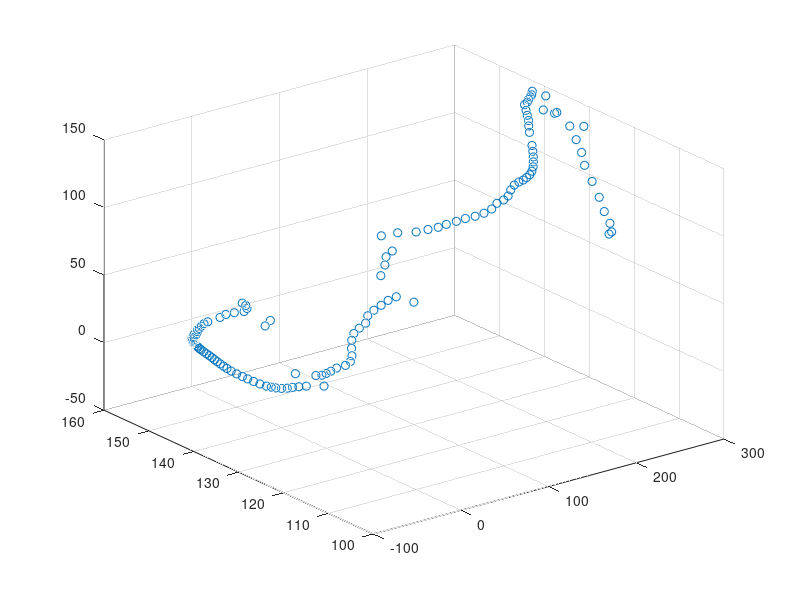

MATLAB code for this plot:
clear all
close all
clc

rawdata = xlsread('swipeRight.csv');
x = rawdata(:,1);
y = rawdata(:,2);
z = rawdata(:,3);
figure(1);
scatter3(x,y,z);

x_offset = x + abs(min(x));
y_offset = y + abs(min(y));
z_offset = z + abs(min(z));

x_normalize = x_offset/ max( abs(x_offset))
y_normalize = y_offset/ max( abs(y_offset))
z_normalize = z_offset/ max( abs(z_offset))

x_RGB = round(255 * x_normalize); %rounds each element of X to the nearest integer
y_RGB = round(255 * y_normalize);
z_RGB = round(255 * z_normalize);

a = [x_RGB, y_RGB, z_RGB]
xlswrite('rgbPalm.csv',a)


